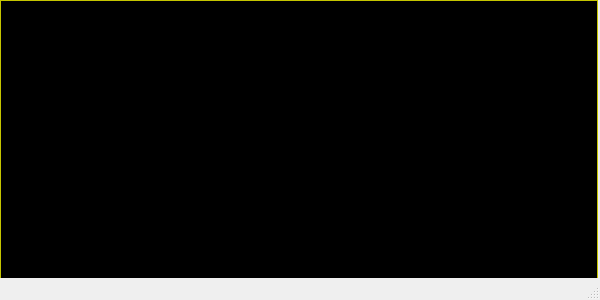
<?xml version="1.0" encoding="UTF-8"?>
<ui version="4.0">
 <class>YerothSortirListStocksWindow</class>
 <widget class="QMainWindow" name="YerothSortirListStocksWindow">
  <property name="geometry">
   <rect>
    <x>0</x>
    <y>0</y>
    <width>600</width>
    <height>300</height>
   </rect>
  </property>
  <property name="windowTitle">
   <string>Yeroth-pgi-3.0 - fiche des stocks - sortir</string>
  </property>
  <widget class="QWidget" name="centralwidget">
   <widget class="YerothERPStocksTableView" name="tableView_list_stocks">
    <property name="geometry">
     <rect>
      <x>0</x>
      <y>0</y>
      <width>598</width>
      <height>299</height>
     </rect>
    </property>
    <property name="palette">
     <palette>
      <active>
       <colorrole role="WindowText">
        <brush brushstyle="SolidPattern">
         <color alpha="255">
          <red>0</red>
          <green>0</green>
          <blue>0</blue>
         </color>
        </brush>
       </colorrole>
       <colorrole role="Button">
        <brush brushstyle="SolidPattern">
         <color alpha="255">
          <red>255</red>
          <green>255</green>
          <blue>0</blue>
         </color>
        </brush>
       </colorrole>
       <colorrole role="Light">
        <brush brushstyle="SolidPattern">
         <color alpha="255">
          <red>255</red>
          <green>255</green>
          <blue>127</blue>
         </color>
        </brush>
       </colorrole>
       <colorrole role="Midlight">
        <brush brushstyle="SolidPattern">
         <color alpha="255">
          <red>255</red>
          <green>255</green>
          <blue>63</blue>
         </color>
        </brush>
       </colorrole>
       <colorrole role="Dark">
        <brush brushstyle="SolidPattern">
         <color alpha="255">
          <red>127</red>
          <green>127</green>
          <blue>0</blue>
         </color>
        </brush>
       </colorrole>
       <colorrole role="Mid">
        <brush brushstyle="SolidPattern">
         <color alpha="255">
          <red>170</red>
          <green>170</green>
          <blue>0</blue>
         </color>
        </brush>
       </colorrole>
       <colorrole role="Text">
        <brush brushstyle="SolidPattern">
         <color alpha="255">
          <red>0</red>
          <green>0</green>
          <blue>0</blue>
         </color>
        </brush>
       </colorrole>
       <colorrole role="BrightText">
        <brush brushstyle="SolidPattern">
         <color alpha="255">
          <red>255</red>
          <green>255</green>
          <blue>255</blue>
         </color>
        </brush>
       </colorrole>
       <colorrole role="ButtonText">
        <brush brushstyle="SolidPattern">
         <color alpha="255">
          <red>0</red>
          <green>0</green>
          <blue>0</blue>
         </color>
        </brush>
       </colorrole>
       <colorrole role="Base">
        <brush brushstyle="SolidPattern">
         <color alpha="255">
          <red>0</red>
          <green>0</green>
          <blue>0</blue>
         </color>
        </brush>
       </colorrole>
       <colorrole role="Window">
        <brush brushstyle="SolidPattern">
         <color alpha="255">
          <red>255</red>
          <green>255</green>
          <blue>0</blue>
         </color>
        </brush>
       </colorrole>
       <colorrole role="Shadow">
        <brush brushstyle="SolidPattern">
         <color alpha="255">
          <red>0</red>
          <green>0</green>
          <blue>0</blue>
         </color>
        </brush>
       </colorrole>
       <colorrole role="Highlight">
        <brush brushstyle="SolidPattern">
         <color alpha="255">
          <red>0</red>
          <green>0</green>
          <blue>0</blue>
         </color>
        </brush>
       </colorrole>
       <colorrole role="HighlightedText">
        <brush brushstyle="SolidPattern">
         <color alpha="255">
          <red>2</red>
          <green>160</green>
          <blue>70</blue>
         </color>
        </brush>
       </colorrole>
       <colorrole role="AlternateBase">
        <brush brushstyle="SolidPattern">
         <color alpha="255">
          <red>255</red>
          <green>255</green>
          <blue>127</blue>
         </color>
        </brush>
       </colorrole>
       <colorrole role="ToolTipBase">
        <brush brushstyle="SolidPattern">
         <color alpha="255">
          <red>255</red>
          <green>255</green>
          <blue>220</blue>
         </color>
        </brush>
       </colorrole>
       <colorrole role="ToolTipText">
        <brush brushstyle="SolidPattern">
         <color alpha="255">
          <red>0</red>
          <green>0</green>
          <blue>0</blue>
         </color>
        </brush>
       </colorrole>
       <colorrole role="PlaceholderText">
        <brush brushstyle="NoBrush">
         <color alpha="128">
          <red>0</red>
          <green>0</green>
          <blue>0</blue>
         </color>
        </brush>
       </colorrole>
      </active>
      <inactive>
       <colorrole role="WindowText">
        <brush brushstyle="SolidPattern">
         <color alpha="255">
          <red>0</red>
          <green>0</green>
          <blue>0</blue>
         </color>
        </brush>
       </colorrole>
       <colorrole role="Button">
        <brush brushstyle="SolidPattern">
         <color alpha="255">
          <red>255</red>
          <green>255</green>
          <blue>0</blue>
         </color>
        </brush>
       </colorrole>
       <colorrole role="Light">
        <brush brushstyle="SolidPattern">
         <color alpha="255">
          <red>255</red>
          <green>255</green>
          <blue>127</blue>
         </color>
        </brush>
       </colorrole>
       <colorrole role="Midlight">
        <brush brushstyle="SolidPattern">
         <color alpha="255">
          <red>255</red>
          <green>255</green>
          <blue>63</blue>
         </color>
        </brush>
       </colorrole>
       <colorrole role="Dark">
        <brush brushstyle="SolidPattern">
         <color alpha="255">
          <red>127</red>
          <green>127</green>
          <blue>0</blue>
         </color>
        </brush>
       </colorrole>
       <colorrole role="Mid">
        <brush brushstyle="SolidPattern">
         <color alpha="255">
          <red>170</red>
          <green>170</green>
          <blue>0</blue>
         </color>
        </brush>
       </colorrole>
       <colorrole role="Text">
        <brush brushstyle="SolidPattern">
         <color alpha="255">
          <red>0</red>
          <green>0</green>
          <blue>0</blue>
         </color>
        </brush>
       </colorrole>
       <colorrole role="BrightText">
        <brush brushstyle="SolidPattern">
         <color alpha="255">
          <red>255</red>
          <green>255</green>
          <blue>255</blue>
         </color>
        </brush>
       </colorrole>
       <colorrole role="ButtonText">
        <brush brushstyle="SolidPattern">
         <color alpha="255">
          <red>0</red>
          <green>0</green>
          <blue>0</blue>
         </color>
        </brush>
       </colorrole>
       <colorrole role="Base">
        <brush brushstyle="SolidPattern">
         <color alpha="255">
          <red>0</red>
          <green>0</green>
          <blue>0</blue>
         </color>
        </brush>
       </colorrole>
       <colorrole role="Window">
        <brush brushstyle="SolidPattern">
         <color alpha="255">
          <red>255</red>
          <green>255</green>
          <blue>0</blue>
         </color>
        </brush>
       </colorrole>
       <colorrole role="Shadow">
        <brush brushstyle="SolidPattern">
         <color alpha="255">
          <red>0</red>
          <green>0</green>
          <blue>0</blue>
         </color>
        </brush>
       </colorrole>
       <colorrole role="Highlight">
        <brush brushstyle="SolidPattern">
         <color alpha="255">
          <red>0</red>
          <green>0</green>
          <blue>0</blue>
         </color>
        </brush>
       </colorrole>
       <colorrole role="HighlightedText">
        <brush brushstyle="SolidPattern">
         <color alpha="255">
          <red>2</red>
          <green>160</green>
          <blue>70</blue>
         </color>
        </brush>
       </colorrole>
       <colorrole role="AlternateBase">
        <brush brushstyle="SolidPattern">
         <color alpha="255">
          <red>255</red>
          <green>255</green>
          <blue>127</blue>
         </color>
        </brush>
       </colorrole>
       <colorrole role="ToolTipBase">
        <brush brushstyle="SolidPattern">
         <color alpha="255">
          <red>255</red>
          <green>255</green>
          <blue>220</blue>
         </color>
        </brush>
       </colorrole>
       <colorrole role="ToolTipText">
        <brush brushstyle="SolidPattern">
         <color alpha="255">
          <red>0</red>
          <green>0</green>
          <blue>0</blue>
         </color>
        </brush>
       </colorrole>
       <colorrole role="PlaceholderText">
        <brush brushstyle="NoBrush">
         <color alpha="128">
          <red>0</red>
          <green>0</green>
          <blue>0</blue>
         </color>
        </brush>
       </colorrole>
      </inactive>
      <disabled>
       <colorrole role="WindowText">
        <brush brushstyle="SolidPattern">
         <color alpha="255">
          <red>127</red>
          <green>127</green>
          <blue>0</blue>
         </color>
        </brush>
       </colorrole>
       <colorrole role="Button">
        <brush brushstyle="SolidPattern">
         <color alpha="255">
          <red>255</red>
          <green>255</green>
          <blue>0</blue>
         </color>
        </brush>
       </colorrole>
       <colorrole role="Light">
        <brush brushstyle="SolidPattern">
         <color alpha="255">
          <red>255</red>
          <green>255</green>
          <blue>127</blue>
         </color>
        </brush>
       </colorrole>
       <colorrole role="Midlight">
        <brush brushstyle="SolidPattern">
         <color alpha="255">
          <red>255</red>
          <green>255</green>
          <blue>63</blue>
         </color>
        </brush>
       </colorrole>
       <colorrole role="Dark">
        <brush brushstyle="SolidPattern">
         <color alpha="255">
          <red>127</red>
          <green>127</green>
          <blue>0</blue>
         </color>
        </brush>
       </colorrole>
       <colorrole role="Mid">
        <brush brushstyle="SolidPattern">
         <color alpha="255">
          <red>170</red>
          <green>170</green>
          <blue>0</blue>
         </color>
        </brush>
       </colorrole>
       <colorrole role="Text">
        <brush brushstyle="SolidPattern">
         <color alpha="255">
          <red>127</red>
          <green>127</green>
          <blue>0</blue>
         </color>
        </brush>
       </colorrole>
       <colorrole role="BrightText">
        <brush brushstyle="SolidPattern">
         <color alpha="255">
          <red>255</red>
          <green>255</green>
          <blue>255</blue>
         </color>
        </brush>
       </colorrole>
       <colorrole role="ButtonText">
        <brush brushstyle="SolidPattern">
         <color alpha="255">
          <red>127</red>
          <green>127</green>
          <blue>0</blue>
         </color>
        </brush>
       </colorrole>
       <colorrole role="Base">
        <brush brushstyle="SolidPattern">
         <color alpha="255">
          <red>255</red>
          <green>255</green>
          <blue>0</blue>
         </color>
        </brush>
       </colorrole>
       <colorrole role="Window">
        <brush brushstyle="SolidPattern">
         <color alpha="255">
          <red>255</red>
          <green>255</green>
          <blue>0</blue>
         </color>
        </brush>
       </colorrole>
       <colorrole role="Shadow">
        <brush brushstyle="SolidPattern">
         <color alpha="255">
          <red>0</red>
          <green>0</green>
          <blue>0</blue>
         </color>
        </brush>
       </colorrole>
       <colorrole role="Highlight">
        <brush brushstyle="SolidPattern">
         <color alpha="255">
          <red>145</red>
          <green>145</green>
          <blue>145</blue>
         </color>
        </brush>
       </colorrole>
       <colorrole role="HighlightedText">
        <brush brushstyle="SolidPattern">
         <color alpha="255">
          <red>2</red>
          <green>160</green>
          <blue>70</blue>
         </color>
        </brush>
       </colorrole>
       <colorrole role="AlternateBase">
        <brush brushstyle="SolidPattern">
         <color alpha="255">
          <red>255</red>
          <green>255</green>
          <blue>0</blue>
         </color>
        </brush>
       </colorrole>
       <colorrole role="ToolTipBase">
        <brush brushstyle="SolidPattern">
         <color alpha="255">
          <red>255</red>
          <green>255</green>
          <blue>220</blue>
         </color>
        </brush>
       </colorrole>
       <colorrole role="ToolTipText">
        <brush brushstyle="SolidPattern">
         <color alpha="255">
          <red>0</red>
          <green>0</green>
          <blue>0</blue>
         </color>
        </brush>
       </colorrole>
       <colorrole role="PlaceholderText">
        <brush brushstyle="NoBrush">
         <color alpha="128">
          <red>0</red>
          <green>0</green>
          <blue>0</blue>
         </color>
        </brush>
       </colorrole>
      </disabled>
     </palette>
    </property>
    <property name="font">
     <font>
      <pointsize>11</pointsize>
     </font>
    </property>
    <property name="sortingEnabled">
     <bool>true</bool>
    </property>
   </widget>
  </widget>
  <widget class="QMenuBar" name="menubar">
   <property name="geometry">
    <rect>
     <x>0</x>
     <y>0</y>
     <width>600</width>
     <height>24</height>
    </rect>
   </property>
  </widget>
  <widget class="QStatusBar" name="statusbar"/>
  <action name="actionAjouter_article_liste">
   <property name="text">
    <string>Ajouter un article a la liste </string>
   </property>
   <property name="toolTip">
    <string>Ajouter un article a la liste </string>
   </property>
  </action>
 </widget>
 <customwidgets>
  <customwidget>
   <class>YerothERPStocksTableView</class>
   <extends>QTableView</extends>
   <header>src/widgets/table-view/yeroth-erp-stocks-table-view.hpp</header>
  </customwidget>
 </customwidgets>
 <resources/>
 <connections/>
</ui>
